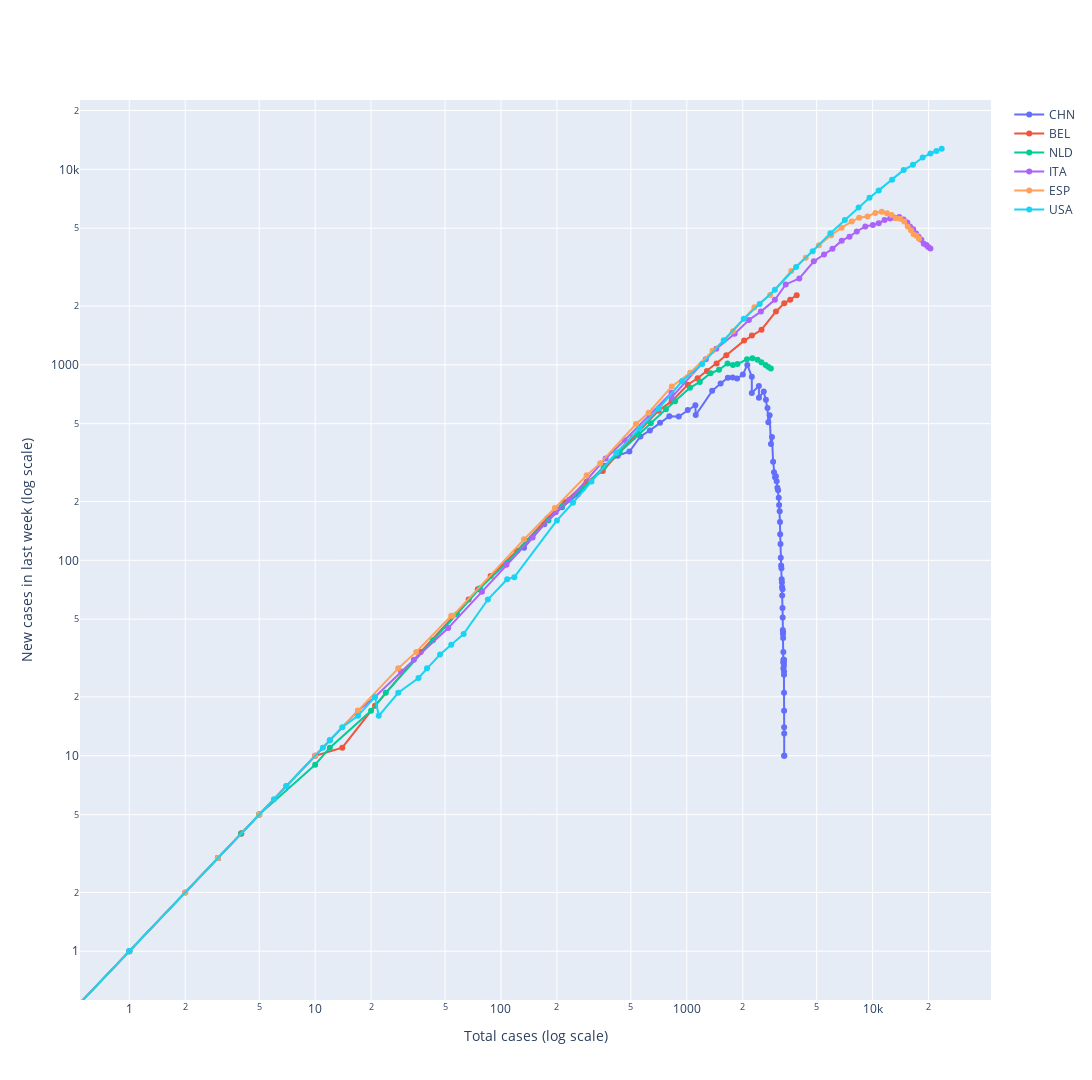

Notebook code cell kept with this figure:
### Code cell
fig = go.Figure()
for country_code in list_of_countries:
    col_total = f"{country_code}_total"
    col_difference = f"{country_code}_difference"
    fig.add_trace(go.Scatter(x=merged_df[col_total], y=merged_df[col_difference],
                             name = country_code,
                             mode = 'markers+lines',
                             line=dict(shape='linear'),
                             connectgaps=True
                )
    )
fig.update_layout(
    yaxis_title="New cases in last week (log scale)",
    xaxis_title="Total cases (log scale)",
    xaxis_type="log",
    yaxis_type="log",
    width=1920,
    height=1080
)
fig.show()

### Figure 1 — Plotly figure (JSON) as saved in the notebook; plotly's stock layout.template omitted (floating-point values rounded to 4 significant figures)
{"data": [{"connectgaps": true, "line": {"shape": "linear"}, "mode": "markers+lines", "name": "CHN", "type": "scatter", "x": [17, 18, 26, 42, 56, 82, 131, 133, 171, 213, 259, 361, 425, 491, 563, 633, 718, 805, 905, 1012, 1112, 1117, 1369, 1521, 1663, 1766, 1864, 2003, 2116, 2238, 2238, 2443, 2445, 2595, 2665, 2717, 2746, 2790, 2837, 2872, 2914, 2947, 2983, 3015, 3044, 3072, 3100, 3123, 3139, 3161, 3172, 3180, 3193, 3203, 3217, 3230, 3241, 3249, 3253, 3259, 3274, 3274, 3281, 3285, 3291, 3296, 3299, 3304, 3308, 3309, 3316, 3322, 3326, 3330, 3333, 3335, 3335, 3337, 3339, 3340, 3343, 3343, 3345], "y": [null, null, null, null, null, null, null, 116, 153, 187, 217, 305, 343, 360, 430, 462, 505, 546, 544, 587, 621, 554, 736, 803, 858, 861, 852, 891, 999, 869, 717, 780, 679, 731, 662, 601, 508, 552, 394, 427, 319, 282, 266, 269, 254, 235, 228, 209, 192, 178, 157, 136, 121, 103, 94, 91, 80, 77, 73, 66, 71, 57, 51, 44, 42, 43, 40, 30, 34, 28, 31, 31, 30, 31, 29, 27, 26, 21, 17, 14, 13, 10, 10]}, {"connectgaps": true, "line": {"shape": "linear"}, "mode": "markers+lines", "name": "BEL", "type": "scatter", "x": [0, 0, 0, 0, 0, 0, 0, 0, 0, 0, 0, 0, 0, 0, 0, 0, 0, 0, 0, 0, 0, 0, 0, 0, 0, 0, 0, 0, 0, 0, 0, 0, 0, 0, 0, 0, 0, 0, 0, 0, 0, 0, 0, 0, 0, 0, 0, 0, 0, 3, 3, 3, 4, 4, 5, 10, 14, 21, 37, 67, 75, 88, 122, 178, 220, 289, 353, 431, 513, 705, 828, 1011, 1143, 1283, 1447, 1632, 2035, 2240, 2523, 3019, 3346, 3600, 3903], "y": [null, null, null, null, null, null, null, 0, 0, 0, 0, 0, 0, 0, 0, 0, 0, 0, 0, 0, 0, 0, 0, 0, 0, 0, 0, 0, 0, 0, 0, 0, 0, 0, 0, 0, 0, 0, 0, 0, 0, 0, 0, 0, 0, 0, 0, 0, 0, 3, 3, 3, 4, 4, 5, 10, 11, 18, 34, 63, 71, 83, 112, 164, 199, 252, 286, 356, 425, 583, 650, 791, 854, 930, 1016, 1119, 1330, 1412, 1512, 1876, 2063, 2153, 2271]}, {"connectgaps": true, "line": {"shape": "linear"}, "mode": "markers+lines", "name": "NLD", "type": "scatter", "x": [0, 0, 0, 0, 0, 0, 0, 0, 0, 0, 0, 0, 0, 0, 0, 0, 0, 0, 0, 0, 0, 0, 0, 0, 0, 0, 0, 0, 0, 0, 0, 0, 0, 0, 0, 0, 0, 0, 0, 0, 0, 0, 0, 0, 1, 1, 3, 3, 4, 5, 5, 10, 12, 20, 24, 43, 58, 77, 107, 137, 180, 214, 277, 357, 435, 547, 640, 772, 865, 1040, 1175, 1341, 1490, 1656, 1771, 1874, 2108, 2255, 2403, 2520, 2653, 2747, 2833], "y": [null, null, null, null, null, null, null, 0, 0, 0, 0, 0, 0, 0, 0, 0, 0, 0, 0, 0, 0, 0, 0, 0, 0, 0, 0, 0, 0, 0, 0, 0, 0, 0, 0, 0, 0, 0, 0, 0, 0, 0, 0, 0, 1, 1, 3, 3, 4, 5, 5, 9, 11, 17, 21, 39, 53, 72, 97, 125, 160, 190, 234, 299, 358, 440, 503, 592, 651, 763, 818, 906, 943, 1016, 999, 1009, 1068, 1080, 1062, 1030, 997, 976, 959]}, {"connectgaps": true, "line": {"shape": "linear"}, "mode": "markers+lines", "name": "ITA", "type": "scatter", "x": [0, 0, 0, 0, 0, 0, 0, 0, 0, 0, 0, 0, 0, 0, 0, 0, 0, 0, 0, 0, 0, 0, 0, 0, 0, 0, 0, 0, 0, 0, 1, 2, 3, 7, 10, 12, 17, 21, 29, 34, 52, 79, 107, 148, 197, 233, 366, 463, 631, 827, 827, 1266, 1441, 1809, 2158, 2503, 2978, 3405, 4032, 4825, 5476, 6077, 6820, 7503, 8215, 9134, 10023, 10779, 11591, 12428, 13155, 13915, 14681, 15362, 15887, 16523, 17127, 17669, 18279, 18849, 19468, 19899, 20465], "y": [null, null, null, null, null, null, null, 0, 0, 0, 0, 0, 0, 0, 0, 0, 0, 0, 0, 0, 0, 0, 0, 0, 0, 0, 0, 0, 0, 0, 1, 2, 3, 7, 10, 12, 17, 20, 27, 31, 45, 69, 95, 131, 176, 204, 332, 411, 552, 720, 679, 1069, 1208, 1443, 1695, 1872, 2151, 2578, 2766, 3384, 3667, 3919, 4317, 4525, 4810, 5102, 5198, 5303, 5514, 5608, 5652, 5700, 5547, 5339, 5108, 4932, 4699, 4514, 4364, 4168, 4106, 4012, 3942]}, {"connectgaps": true, "line": {"shape": "linear"}, "mode": "markers+lines", "name": "ESP", "type": "scatter", "x": [0, 0, 0, 0, 0, 0, 0, 0, 0, 0, 0, 0, 0, 0, 0, 0, 0, 0, 0, 0, 0, 0, 0, 0, 0, 0, 0, 0, 0, 0, 0, 0, 0, 0, 0, 0, 0, 0, 0, 0, 0, 1, 2, 3, 5, 10, 17, 28, 35, 54, 55, 133, 195, 289, 342, 533, 623, 830, 1043, 1375, 1772, 2311, 2808, 3647, 4365, 5138, 5982, 6803, 7716, 8464, 9387, 10348, 11198, 11947, 12641, 13341, 14045, 14792, 15447, 16081, 16606, 17209, 17756], "y": [null, null, null, null, null, null, null, 0, 0, 0, 0, 0, 0, 0, 0, 0, 0, 0, 0, 0, 0, 0, 0, 0, 0, 0, 0, 0, 0, 0, 0, 0, 0, 0, 0, 0, 0, 0, 0, 0, 0, 1, 2, 3, 5, 10, 17, 28, 34, 52, 52, 128, 185, 272, 314, 498, 569, 775, 910, 1180, 1483, 1969, 2275, 3024, 3535, 4095, 4607, 5031, 5405, 5656, 5740, 5983, 6060, 5965, 5838, 5625, 5581, 5405, 5099, 4883, 4659, 4568, 4415]}, {"connectgaps": true, "line": {"shape": "linear"}, "mode": "markers+lines", "name": "USA", "type": "scatter", "x": [0, 0, 0, 0, 0, 0, 0, 0, 0, 0, 0, 0, 0, 0, 0, 0, 0, 0, 0, 0, 0, 0, 0, 0, 0, 0, 0, 0, 0, 0, 0, 0, 0, 0, 0, 0, 0, 0, 1, 1, 6, 7, 11, 12, 14, 17, 21, 22, 28, 36, 40, 47, 54, 63, 85, 108, 118, 200, 244, 307, 417, 557, 706, 942, 1209, 1581, 2026, 2467, 2978, 3873, 4757, 5926, 7087, 8407, 9619, 10783, 12722, 14695, 16478, 18586, 20463, 22020, 23529], "y": [null, null, null, null, null, null, null, 0, 0, 0, 0, 0, 0, 0, 0, 0, 0, 0, 0, 0, 0, 0, 0, 0, 0, 0, 0, 0, 0, 0, 0, 0, 0, 0, 0, 0, 0, 0, 1, 1, 6, 7, 11, 12, 14, 16, 20, 16, 21, 25, 28, 33, 37, 42, 63, 80, 82, 160, 197, 253, 354, 472, 598, 824, 1009, 1337, 1719, 2050, 2421, 3167, 3815, 4717, 5506, 6381, 7152, 7805, 8849, 9938, 10552, 11499, 12056, 12401, 12746]}], "layout": {"height": 1080, "width": 1920, "xaxis": {"title": {"text": "Total cases (log scale)"}, "type": "log"}, "yaxis": {"title": {"text": "New cases in last week (log scale)"}, "type": "log"}}}
